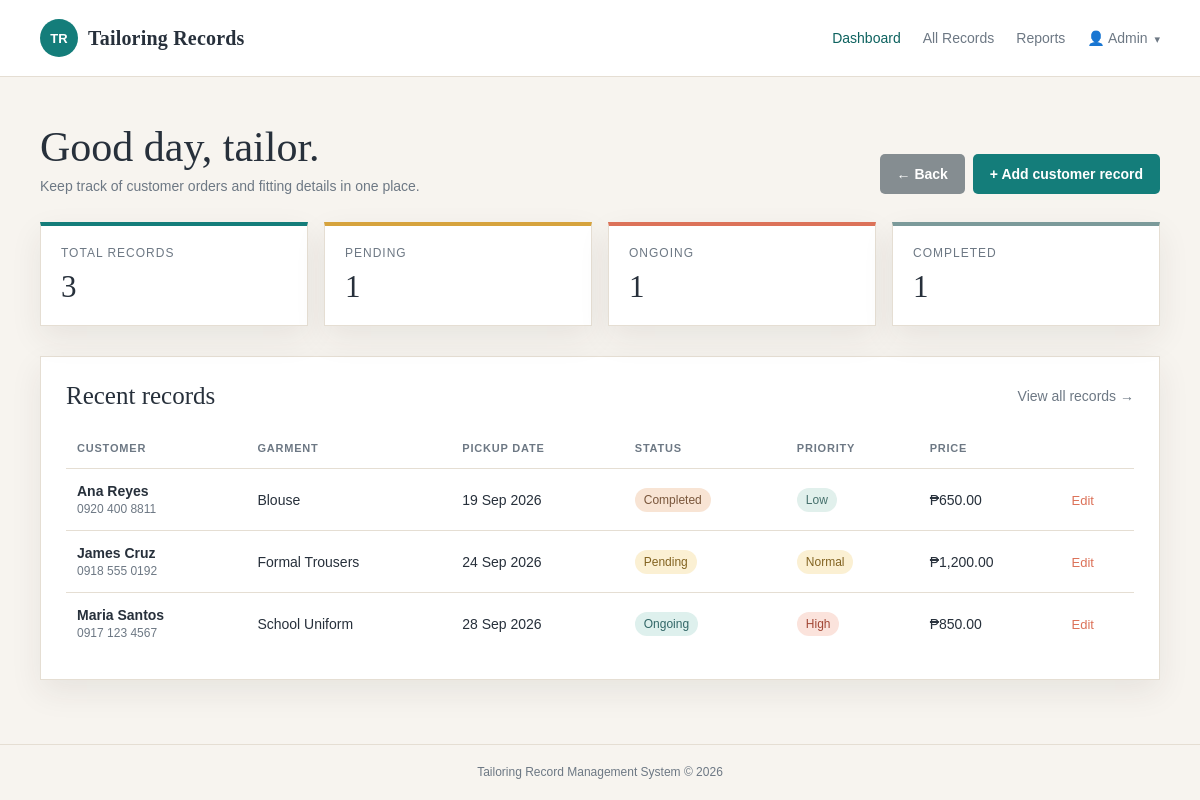
/index.php (signed in), run on the app's committed database.
### tables this page shows
CREATE TABLE IF NOT EXISTS records (
    id INT UNSIGNED AUTO_INCREMENT PRIMARY KEY,
    customer_name VARCHAR(100) NOT NULL,
    phone VARCHAR(30) NOT NULL,
    garment_type VARCHAR(80) NOT NULL,
    measurements TEXT NOT NULL,
    order_date DATE NOT NULL,
    due_date DATE NOT NULL,
    price DECIMAL(10, 2) NOT NULL DEFAULT 0.00,
    status ENUM('Pending', 'Ongoing', 'Completed') NOT NULL DEFAULT 'Pending',
    priority ENUM('High', 'Normal', 'Low') NOT NULL DEFAULT 'Normal',
    notes TEXT NULL,
    created_at TIMESTAMP DEFAULT CURRENT_TIMESTAMP
);

### includes/functions.php (called while the page is built, shortened)
<?php
function e(?string $value): string
{
    return htmlspecialchars($value ?? '', ENT_QUOTES, 'UTF-8');
}
function orderStatusClass(string $status): string
{
    return match ($status) {
        'Pending' => 'status-pending',
        'Ongoing' => 'status-progress',
        'Completed' => 'status-ready',
        default => '',
    };
}
function formatDate(?string $date): string
{
    return $date ? date('d M Y', strtotime($date)) : '-';
}

### index.php (the view, shortened to what this page needs)
<?php
require __DIR__ . '/config/database.php';
require __DIR__ . '/includes/functions.php';
$total = (int) $pdo->query('SELECT COUNT(*) FROM records')->fetchColumn();
$pending = (int) $pdo->query("SELECT COUNT(*) FROM records WHERE status = 'Pending'")->fetchColumn();
$ongoing = (int) $pdo->query("SELECT COUNT(*) FROM records WHERE status = 'Ongoing'")->fetchColumn();
$completed = (int) $pdo->query("SELECT COUNT(*) FROM records WHERE status = 'Completed'")->fetchColumn();
$recentRecords = $pdo->query('SELECT * FROM records ORDER BY created_at DESC, id DESC LIMIT 6')->fetchAll();
require __DIR__ . '/includes/header.php';
?>
<section class="page-heading">
    <div>
        <h1>Good day, tailor.</h1>
        <p class="subtitle">Keep track of customer orders and fitting details in one place.</p>
    </div>
    <div class="heading-actions">
        <a class="button button-muted" href="records.php">&larr; Back</a>
        <a class="button" href="record_form.php">+ Add customer record</a>
    </div>
</section>
<section class="stats">
    <div class="stat"><div class="stat-label">Total records</div><div class="stat-value"><?= $total ?></div></div>
    <div class="stat"><div class="stat-label">Pending</div><div class="stat-value"><?= $pending ?></div></div>
    <div class="stat"><div class="stat-label">Ongoing</div><div class="stat-value"><?= $ongoing ?></div></div>
    <div class="stat"><div class="stat-label">Completed</div><div class="stat-value"><?= $completed ?></div></div>
</section>
<section class="panel">
    <div class="panel-heading"><h2>Recent records</h2><a class="hint" href="records.php">View all records &rarr;</a></div>
    <?php if (!$recentRecords): ?>
        <div class="empty">No records yet. Add your first customer record to get started.</div>
    <?php else: ?>
        <div class="table-wrap"><table>
            <thead><tr><th>Customer</th><th>Garment</th><th>Pickup date</th><th>Status</th><th>Priority</th><th>Price</th><th></th></tr></thead>
            <tbody>
            <?php foreach ($recentRecords as $record): ?>
                <tr>
                    <td><div class="customer"><?= e($record['customer_name']) ?></div><div class="secondary"><?= e($record['phone']) ?></div></td>
                    <td><?= e($record['garment_type']) ?></td>
                    <td><?= formatDate($record['due_date']) ?></td>
                    <td><span class="status <?= orderStatusClass($record['status']) ?>"><?= e($record['status']) ?></span></td>
                    <td><span class="priority priority-<?= strtolower(e($record['priority'])) ?>"><?= e($record['priority']) ?></span></td>
                    <td>₱<?= number_format((float) $record['price'], 2) ?></td>
                    <td class="actions"><a href="record_form.php?id=<?= $record['id'] ?>">Edit</a></td>
                </tr>
            <?php endforeach; ?>
            </tbody>
        </table></div>
    <?php endif; ?>
</section>
<?php require __DIR__ . '/includes/footer.php'; ?>

### includes/header.php (shortened to what this page needs)
<?php
$currentPage = basename($_SERVER['PHP_SELF']);
?>
<!DOCTYPE html>
<html lang="en">
<head>
    <link rel="stylesheet" href="assets/css/style.css">
</head>
<body>
    <header class="topbar">
        <div class="container topbar-inner">
            <a class="brand" href="index.php">
                <span class="brand-mark">TR</span>
                <span>Tailoring Records</span>
            </a>
            <nav class="nav-links">
                <?php if (!empty($_SESSION['user_id'])): ?>
                <a class="<?= $currentPage === 'index.php' ? 'active' : '' ?>" href="index.php">Dashboard</a>
                <a class="<?= $currentPage === 'records.php' ? 'active' : '' ?>" href="records.php">All Records</a>
                <a class="<?= $currentPage === 'reports.php' ? 'active' : '' ?>" href="reports.php">Reports</a>
                <div class="admin-menu">
                    <button class="admin-trigger" type="button" aria-expanded="false" aria-controls="admin-dropdown">&#128100; Admin <span class="admin-chevron">&#9662;</span></button>
                </div>
                <?php endif; ?>
            </nav>
        </div>
    </header>
    <main class="container page-content">

### includes/footer.php
    </main>
    <footer class="footer">
        <div class="container">Tailoring Record Management System &copy; <?= date('Y') ?></div>
    </footer>
</body>
</html>

### assets/css/style.css (style rules this page uses)
:root { --ink: #27303b; --muted: #6d7884; --paper: #f7f4ef; --white: #ffffff; --line: #e5ded3; --teal: #147d7a; --teal-dark: #0d625f; --coral: #dc7259; --gold: #d6a33d; --shadow: 0 12px 30px rgba(46, 43, 36, 0.08); }
* { box-sizing: border-box; }
body { margin: 0; color: var(--ink); background: var(--paper); font-family: Georgia, 'Times New Roman', serif; }
a { color: inherit; text-decoration: none; }
.container { width: min(1120px, calc(100% - 32px)); margin: 0 auto; }
.topbar { background: var(--white); border-bottom: 1px solid var(--line); }
.topbar-inner { min-height: 76px; display: flex; align-items: center; justify-content: space-between; gap: 24px; }
.brand { display: flex; align-items: center; gap: 10px; font-weight: bold; font-size: 20px; letter-spacing: .2px; }
.brand-mark { display: grid; place-items: center; width: 38px; height: 38px; color: white; background: var(--teal); border-radius: 50%; font: bold 13px Arial, sans-serif; }
.nav-links { display: flex; align-items: center; gap: 22px; font: 14px Arial, sans-serif; color: var(--muted); }
.nav-links a:hover, .nav-links .active { color: var(--teal-dark); }
.admin-menu { position: relative; }
.admin-trigger { padding: 9px 0; border: 0; color: var(--muted); background: transparent; cursor: pointer; font: 14px Arial, sans-serif; }
.admin-chevron { margin-left: 3px; font-size: 11px; }
.button { display: inline-block; border: 0; border-radius: 5px; padding: 12px 17px; color: white !important; background: var(--teal); cursor: pointer; font: bold 14px Arial, sans-serif; }
.button-muted { background: #858d91; }
.page-content { min-height: calc(100vh - 136px); padding: 46px 0 64px; }
.page-heading { display: flex; justify-content: space-between; align-items: end; gap: 20px; margin-bottom: 28px; }
.heading-actions { display: flex; align-items: center; gap: 8px; }
h1 { margin: 0 0 7px; font-size: clamp(28px, 4vw, 42px); font-weight: normal; }
h2 { margin: 0; font-size: 25px; font-weight: normal; }
.subtitle, .hint { margin: 0; color: var(--muted); font: 14px Arial, sans-serif; }
.stats { display: grid; grid-template-columns: repeat(4, 1fr); gap: 16px; margin-bottom: 30px; }
.stat { padding: 20px; border: 1px solid var(--line); border-top: 4px solid var(--teal); background: var(--white); box-shadow: var(--shadow); }
.stat:nth-child(2) { border-top-color: var(--gold); }
.stat:nth-child(3) { border-top-color: var(--coral); }
.stat:nth-child(4) { border-top-color: #7b9a9a; }
.stat-label { color: var(--muted); font: 12px Arial, sans-serif; text-transform: uppercase; letter-spacing: 1px; }
.stat-value { margin-top: 9px; font-size: 31px; }
.panel { padding: 25px; border: 1px solid var(--line); background: var(--white); box-shadow: var(--shadow); }
.panel-heading { display: flex; justify-content: space-between; align-items: center; gap: 14px; margin-bottom: 18px; }
.table-wrap { overflow-x: auto; }
table { width: 100%; border-collapse: collapse; font: 14px Arial, sans-serif; }
th { color: var(--muted); font-size: 11px; text-align: left; text-transform: uppercase; letter-spacing: .8px; }
th, td { padding: 14px 11px; border-bottom: 1px solid var(--line); vertical-align: middle; }
tr:last-child td { border-bottom: 0; }
.customer { font-weight: bold; }
.secondary { margin-top: 3px; color: var(--muted); font-size: 12px; }
.status { display: inline-block; padding: 5px 9px; border-radius: 20px; color: #315050; background: #e5eeee; font-size: 12px; white-space: nowrap; }
.status-pending { color: #826321; background: #fbf0d3; }
.status-progress { color: #326767; background: #def0ed; }
.status-ready { color: #79563b; background: #f8e4d4; }
.priority { display: inline-block; padding: 5px 9px; border-radius: 20px; color: #5d6870; background: #edf0f1; font-size: 12px; white-space: nowrap; }
.priority-high { color: #a24735; background: #fbe3dc; }
.priority-normal { color: #826321; background: #fbf0d3; }
.priority-low { color: #46706c; background: #e1f0ec; }
.actions { white-space: nowrap; }
.actions a { margin-right: 10px; color: var(--teal-dark); font-size: 13px; }
.actions a:last-child { color: var(--coral); margin: 0; }
.footer { padding: 20px 0; border-top: 1px solid var(--line); color: var(--muted); text-align: center; font: 12px Arial, sans-serif; }

### data on the page
records: customer_name "Ana Reyes", phone "0920 400 8811", garment_type "Blouse", due_date "19 Sep 2026", status "Completed", priority "Low", price "650.00"
records: customer_name "James Cruz", phone "0918 555 0192", garment_type "Formal Trousers", due_date "24 Sep 2026", status "Pending", priority "Normal", price "1,200.00"
records: customer_name "Maria Santos", phone "0917 123 4567", garment_type "School Uniform", due_date "28 Sep 2026", status "Ongoing", priority "High", price "850.00"

### other printed values
$total "3"
$pending "1"
$ongoing "1"
$completed "1"
